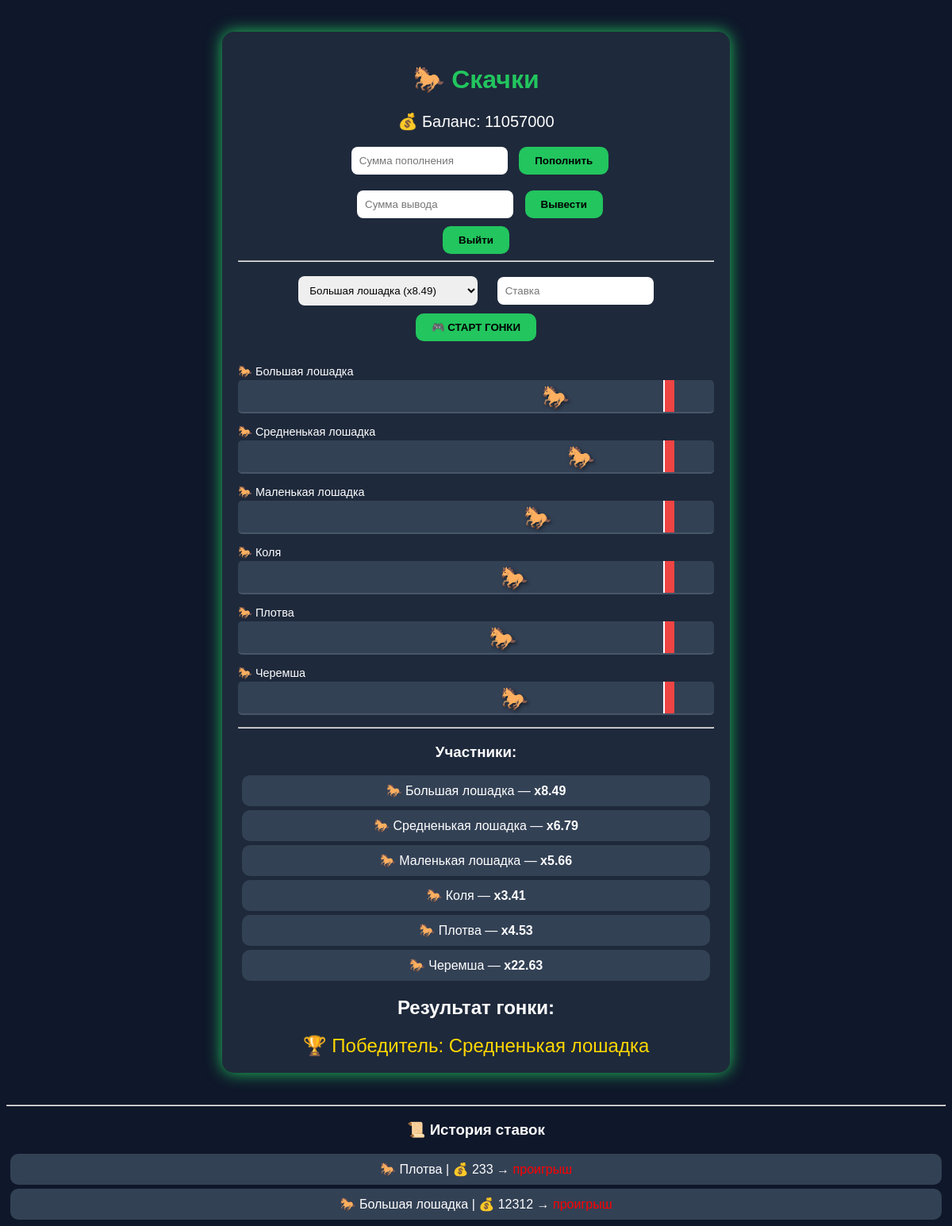
Screenshot of / (signed in) with the database file from the repository.
### races/models.py (models this page shows, shortened)
class Horse(models.Model):
    name = models.CharField(max_length=100)
    base_speed = models.FloatField(default=1.0)

### races/views.py (the view, shortened to what this page needs)
# urls.py: path('', race_view),
@login_required
def race_view(request):
    horse_repo = UseCaseFactory.horse_repo()
    horses = horse_repo.get_all()
    odds = OddsService.calculate(horses)
    odds_list = [(h, odds[h.id]) for h in horses]
    winner = None
    message = ""
    winner_id = request.session.pop('last_winner', None)
    if winner_id:
        winner = next((h for h in horses if h.id == winner_id), None)
        message = "Результат гонки:"
    bet_repo = UseCaseFactory.bet_repo()
    raw_bets = bet_repo.get_user_bets(request.user)
    bets = UseCaseFactory.bet_history().execute(raw_bets)[:10]
    player = UseCaseFactory.player_repo().get_by_user(request.user)
    return render(request, "races/race.html", {
        "horses": horses,
        "winner": winner,
        "winner_id": winner.id if winner else None,
        "message": message,
        "balance": player.balance,
        "odds_list": odds_list,
        "bets": bets
    })

### core/services/odds_service.py (called while the page is built)
    @staticmethod
    def calculate(horses):
        total = sum(h.base_speed for h in horses)
        odds = {}
        for horse in horses:
            probability = horse.base_speed / total
            odds[horse.id] = round(1 / probability, 2)
        return odds

### core/use_cases/bet_history.py (called while the page is built)
    def execute(self, bets):
        return sorted(
            bets,
            key=lambda bet: bet.created_at,
            reverse=True
        )

### core/use_cases/factory.py (called while the page is built)
    @staticmethod
    def bet_history() -> BetHistoryUseCase:
        return BetHistoryUseCase()

    @staticmethod
    def horse_repo() -> HorseRepositoryInterface:
        return HorseRepository()

    @staticmethod
    def player_repo():
        return PlayerRepository()

    @staticmethod
    def bet_repo():
        return BetRepository()

### races/repositories.py (called while the page is built)
    def get_all(self):
        horses = HorseModel.objects.all()
        return [
            Horse(
                id=h.id,
                name=h.name,
                base_speed=h.base_speed
            )
            for h in horses
        ]

    def get_by_user(self, user):
        profile, _ = Profile.objects.get_or_create(user=user)
        return Player(
            id=user.id,
            username=user.username,
            balance=profile.balance
        )

    def get_user_bets(self, user):
        bets = BetModel.objects.filter(
            user=user
        ).select_related('horse').order_by('-created_at')
        return [
            Bet(
                player=None,
                horse=Horse(
                    id=bet.horse.id,
                    name=bet.horse.name,
                    base_speed=bet.horse.base_speed
                ),
                amount=bet.amount,
                is_win=bet.is_win,
                win_amount=bet.win_amount,
                created_at=bet.created_at
            )
            for bet in bets
        ]

### races/templates/races/race.html (shortened to what this page needs)
<!DOCTYPE html>
<html>
{% load static %}
<head>
    <link rel="stylesheet"
      href="{% static 'races/css/style.css' %}">
</head>
<body>
<div class="container">
    <h1>🐎 Скачки</h1>
    <div class="balance">
        💰 Баланс: {{ balance }}
    </div>
    <div class="buttons">
        <form action="{% url 'deposit' %}" method="post">
            <input type="number" name="amount" placeholder="Сумма пополнения">
            <button type="submit">Пополнить</button>
        </form>
        <form action="{% url 'withdraw' %}" method="post">
            <input type="number" name="amount" placeholder="Сумма вывода">
            <button type="submit">Вывести</button>
        </form>
        <form action="{% url 'logout' %}" method="post" style="display:inline;">
            <button type="submit">Выйти</button>
        </form>
    </div>
    <hr>
    <form method="post">
        <select name="horse_id">
            {% for horse, odd in odds_list %}
            <option value="{{ horse.id }}">
                {{ horse.name }} (x{{ odd }})
            </option>
            {% endfor %}
        </select>
        <input type="number" name="amount" placeholder="Ставка">
        <br>
        <button type="submit">🎮 СТАРТ ГОНКИ</button>
    </form>
    <div id="race-track"
     data-winner="{{ winner.id }}">
        {% for horse, odd in odds_list %}
        <div class="lane">
            <div style="text-align: left; font-size: 0.9em; margin-bottom: 2px;">
                🐎 {{ horse.name }}
            </div>
            <div class="track">
                <div class="finish-line"></div>
                <div class="horse-runner" id="horse-{{ horse.id }}">🐎</div>
            </div>
        </div>
        {% endfor %}
    </div>
    <hr>
    <h3>Участники:</h3>
    {% for horse, odd in odds_list %}
    <div class="horse">
        🐎 {{ horse.name }} — <b>x{{ odd }}</b>
    </div>
    {% endfor %}
    {% if message %}
    <h2>{{ message }}</h2>
    {% endif %}
    {% if winner %}
    <div class="winner">
        🏆 Победитель: {{ winner.name }}
    </div>
    {% endif %}
</div>
<hr>
<h3>📜 История ставок</h3>
{% for bet in bets %}
    <div class="horse">
        🐎 {{ bet.horse.name }} |
        💰 {{ bet.amount }} →
        {% if bet.is_win %}
            <span style="color:lightgreen;">
                +{{ bet.win_amount }}
            </span>
        {% else %}
            <span style="color:red;">
            </span>
        {% endif %}
    </div>
{% empty %}
    <p>Ставок пока нет</p>
{% endfor %}
</body>
</html>

### races/static/races/css/style.css (style rules this page uses)
body { background: #0f172a; color: white; font-family: Arial; text-align: center; }
.container { width: 600px; margin: 40px auto; padding: 20px; background: #1e293b; border-radius: 15px; box-shadow: 0 0 20px #22c55e; }
h1 { color: #22c55e; }
select, input { padding: 10px; margin: 10px; border-radius: 8px; border: none; }
button { background: #22c55e; border: none; padding: 10px 20px; border-radius: 10px; cursor: pointer; font-weight: bold; }
.horse { padding: 10px; margin: 5px; background: #334155; border-radius: 10px; }
.balance { font-size: 20px; margin-bottom: 10px; }
.winner { font-size: 24px; color: gold; }
#race-track { margin-top: 30px; }
.lane { margin: 10px 0; }
.track { position: relative; width: 100%; height: 40px; background: #334155; border-radius: 5px; overflow: visible; border-bottom: 2px solid #475569; margin-bottom: 15px; }
.finish-line { position: absolute; right: 50px; top: 0; height: 100%; width: 12px; background-color: #ef4444; background-image: repeating-conic-gradient(#fff 0 25%, #000 0 50%) 0 / 10px 10px; border-left: 2px solid white; z-index: 1; }
.horse-runner { position: absolute; left: 0; top: 5px; font-size: 28px; z-index: 5; transition: left 5s cubic-bezier(0.45, 0.05, 0.55, 0.95); text-shadow: 2px 2px 4px rgba(0,0,0,0.5); }

### rows the page displays
Horse: horse_id "Большая лошадка (x8.49)", name "Большая лошадка", name "Большая лошадка", horse.name "Большая лошадка"
Horse: name "Средненькая лошадка", name "Средненькая лошадка", name "Средненькая лошадка"
Horse: name "Маленькая лошадка", name "Маленькая лошадка"
Horse: name "Коля", name "Коля"
Horse: name "Плотва", name "Плотва", horse.name "Плотва"
Horse: name "Черемшa", name "Черемшa"

### other values shown
{{ balance }} "11057000"
{{ odd }} "8.49" "6.79" "5.66" "3.41" "4.53" "22.63"
{{ message }} "Результат гонки:"
{{ bet.amount }} "233" "12312"
